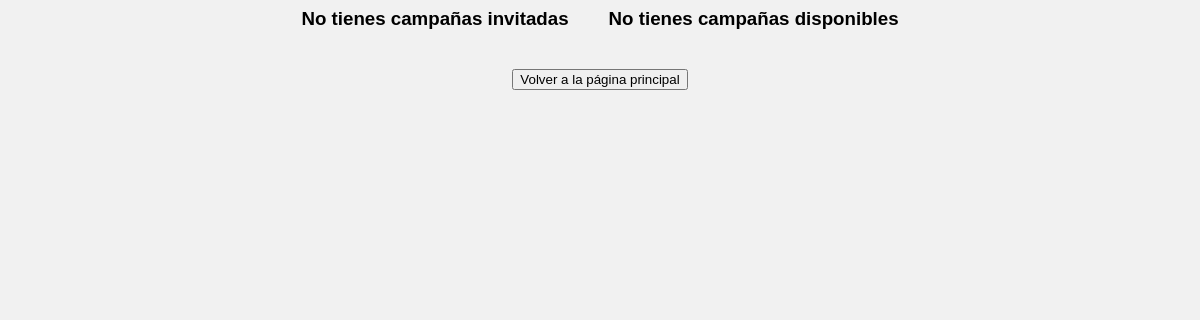
The app's page /campaña/campañaPagina.php (signed in), older data.
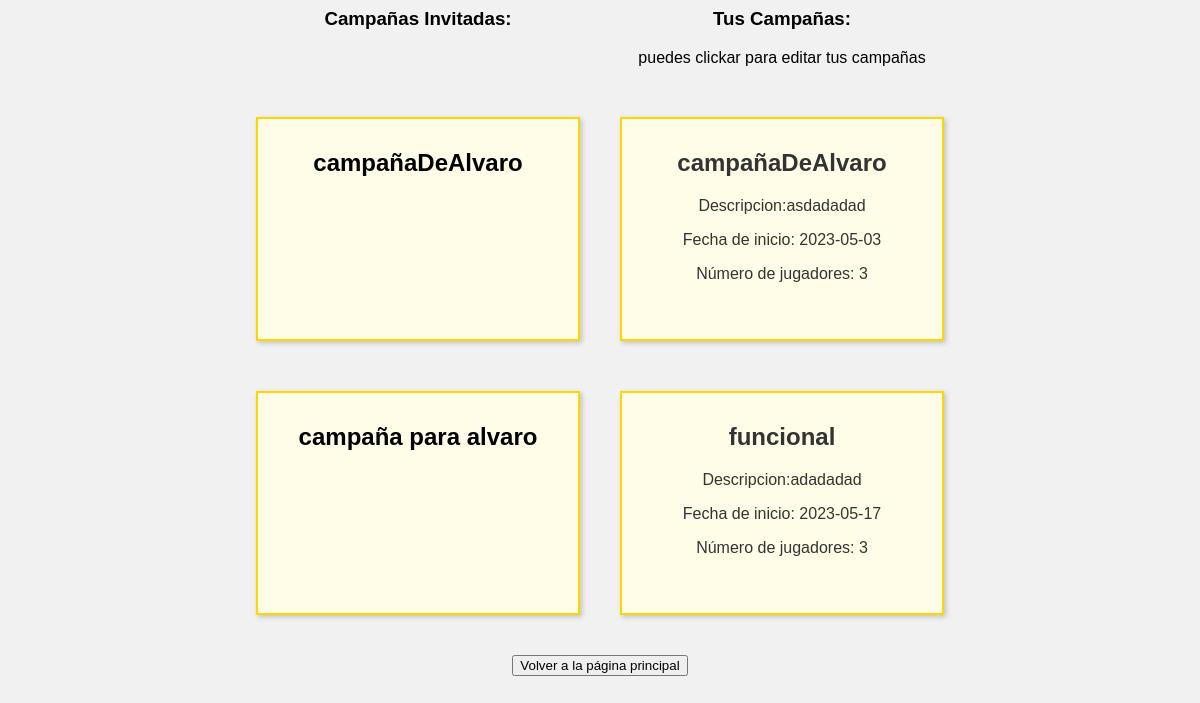
The same page, newer data.
### tables this page shows
CREATE TABLE `campanasinvitadas` (
  `id` int(11) NOT NULL,
  `usuario` varchar(30) NOT NULL,
  `nombre` varchar(30) NOT NULL
);

CREATE TABLE `campanas` (
  `nombre` varchar(30) NOT NULL,
  `descripcion` varchar(60) NOT NULL,
  `fecha_inicio` date NOT NULL,
  `num_jugadores` int(3) NOT NULL,
  `usuario` varchar(30) NOT NULL
);

### campaña/campañaPagina.php (the view, shortened to what this page needs)
<?php
$servername = "localhost";
$username = "root";
$password = "";
$dbname = "tfg_db";
$conn = mysqli_connect($servername, $username, $password, $dbname);
if (isset($_COOKIE['username'])) {
    $username = $_COOKIE['username'];
    $sql = "SELECT nombre, descripcion, fecha_inicio, num_jugadores FROM campanas WHERE usuario = '$username'";
    $result = mysqli_query($conn, $sql);
    $invitadasSql = "SELECT nombre FROM campanasInvitadas WHERE usuario = '$username'";
    $invitadasResult = mysqli_query($conn, $invitadasSql);
    ?>
    <!DOCTYPE html>
    <html>
    <head>
      <link rel="stylesheet" href="campañaPagina.css">
    </head>
    <body>
    <div class="campaigns-wrapper">
        <div class="column">
            <?php
            if (mysqli_num_rows($invitadasResult) > 0) {
                echo "<h3>Campañas Invitadas:</h3>";
                echo "<br>";
                while ($invitadaRow = mysqli_fetch_assoc($invitadasResult)) {
                    $nombreInvitada = $invitadaRow['nombre'];
                    echo '<div class="post-it">';
                    echo "<h2>$nombreInvitada</h2>";
                    echo '</div>';
                }
            } else {
                echo "<h3>No tienes campañas invitadas</h3>";
            }
            ?>
        </div>
        <div class="column">
            <?php
if (mysqli_num_rows($result) > 0) {
    echo "<h3>Tus Campañas:</h3>";
    echo "<p> puedes clickar para editar tus campañas</p>";
    while ($row = mysqli_fetch_assoc($result)) {
        $nombre = $row['nombre'];
        $descripcion = $row['descripcion'];
        $fecha_inicio = $row['fecha_inicio'];
        $num_jugadores = $row['num_jugadores'];
        echo '<a href="actualizarCampañas/actualizarCampaña.php?nombre=' . urlencode($nombre) . '&descripcion=' . urlencode($descripcion) . '&fecha_inicio=' . urlencode($fecha_inicio) . '&num_jugadores=' . urlencode($num_jugadores) . '">';
        echo '<div class="post-it">';
        echo '<h2>' . $nombre . '</h2>';
        echo '<p> Descripcion:' . $descripcion . '</p>';
        echo '<p>Fecha de inicio: ' . $fecha_inicio . '</p>';
        echo '<p>Número de jugadores: ' . $num_jugadores . '</p>';
        echo '</div>';
        echo '</a>';
    }
} else {
    echo "<h3>No tienes campañas disponibles</h3>";
}
?>
        </div>
    </div>
    <?php
} else {
    echo "La cookie 'username' no está definida.";
}
?>
<div class="button-wrapper">
        <button onclick="window.location.href='../login/mainPage.php';" class="button" name="volverMainPage">Volver a la página principal</button>
</div>
</body>
</html>

### campaña/campañaPagina.css (style rules this page uses)
body { background-color: #f1f1f1; font-family: Arial, sans-serif; }
.post-it { background-color: #fffde7; border: 2px solid #ffd600; padding: 10px; width: 300px; height: 200px; margin: 0 auto; margin-top: 50px; text-align: center; box-shadow: 2px 2px 5px rgba(0, 0, 0, 0.2); }
.campaigns-wrapper { display: flex; justify-content: center; align-items: flex-start; }
.column { margin: 0 20px; text-align: center; }
.column h3 { margin-top: 0; }
.post-it { margin-bottom: 20px; padding: 10px; }
a { text-decoration: none; color: #333; }
.button-wrapper { display: flex; justify-content: center; margin-top: 20px; }

Row changes from the older to the newer data that the page shows:
added campanasinvitadas: nombre "campañaDeAlvaro"
added campanasinvitadas: nombre "campaña para alvaro"
added campanas: nombre "campañaDeAlvaro", descripcion "asdadadad", fecha_inicio "2023-05-03", num_jugadores "3"
added campanas: nombre "funcional", descripcion "adadadad", fecha_inicio "2023-05-17", num_jugadores "3"
Text that changed along with them:
text no longer shown: "No tienes campañas invitadas No tienes campañas disponibles"
text now shown: "Campañas Invitadas: Tus Campañas: puedes clickar para editar tus campañas"
